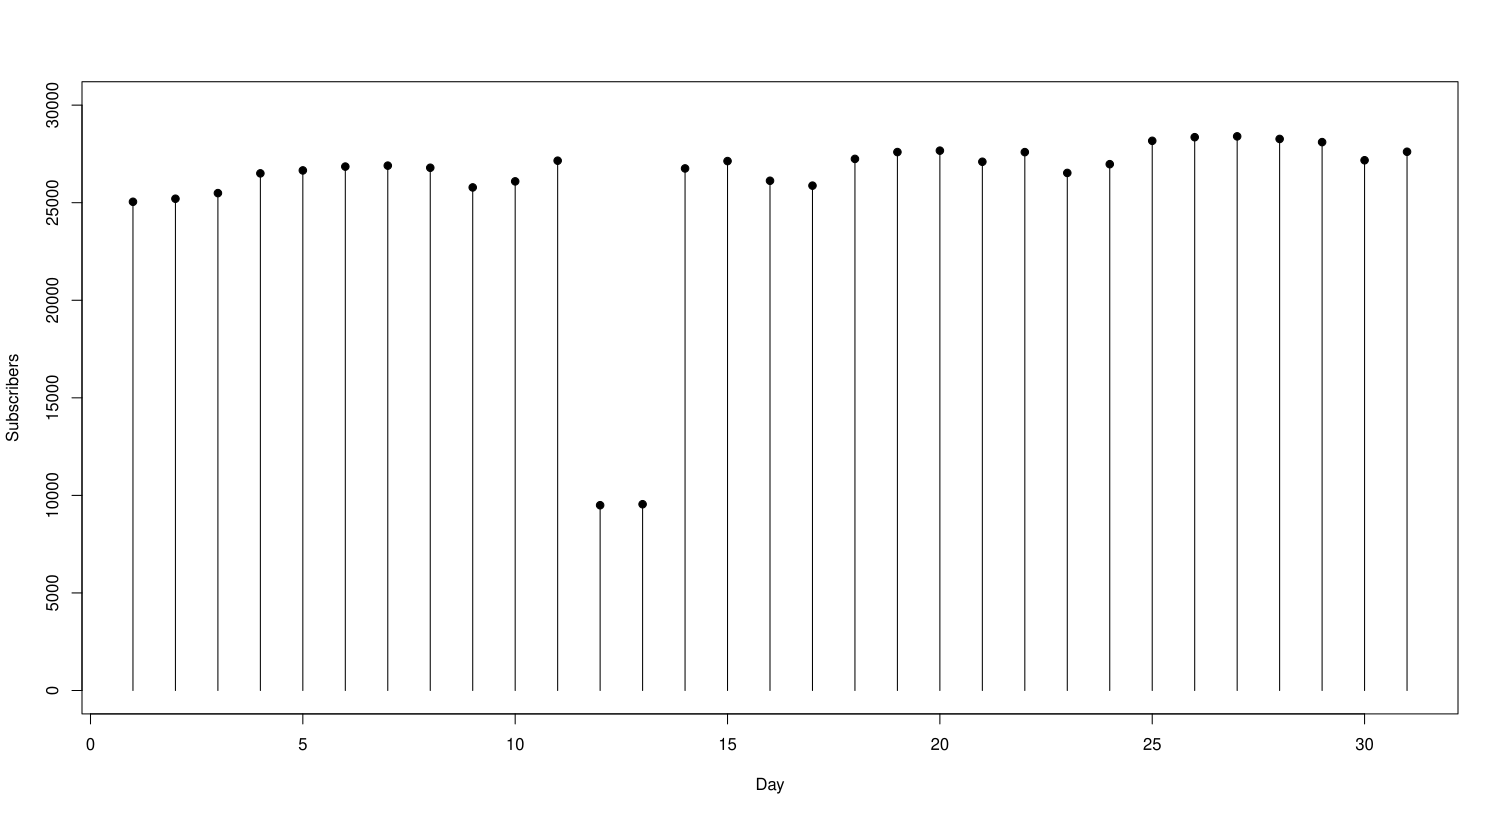

Here is the R script that generated this plot:
subscribers <- read.csv("http://datasets.flowingdata.com/flowingdata_subscribers.csv")

# plot函数默认的类型就是点状类型(p)
# plot(subscribers$Subscribers, type="p",ylim=c(0,30000), xlab="Day", ylab="Subscribers")

plot(subscribers$Subscribers, type="h",ylim=c(0,30000), xlab="Day", ylab="Subscribers")
points(subscribers$Subscribers, pch = 19, col="black")  # pch指点的大小
